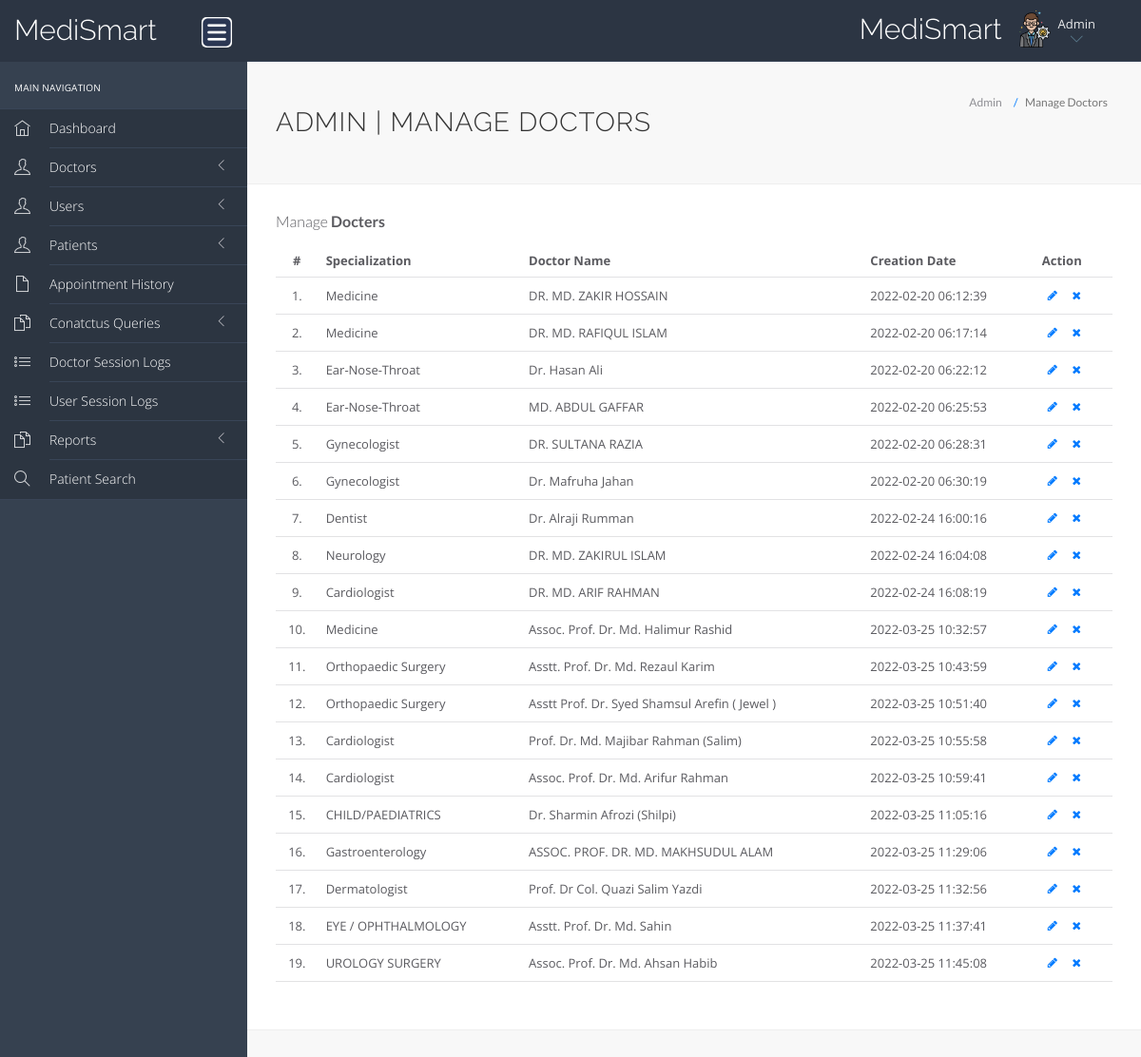
The page /hms/admin/manage-doctors.php (signed in) on the database its author committed.
### tables this page shows
CREATE TABLE `doctors` (
  `id` int(11) NOT NULL,
  `specilization` varchar(255) DEFAULT NULL,
  `doctorName` varchar(255) DEFAULT NULL,
  `profile_pic` varchar(255) NOT NULL,
  `docgender` varchar(10) NOT NULL,
  `docdegree` varchar(255) NOT NULL,
  `address` longtext DEFAULT NULL,
  `docFees` varchar(255) DEFAULT NULL,
  `practicedays` varchar(30) NOT NULL,
  `practicetime` varchar(30) NOT NULL,
  `contactno` varchar(13) DEFAULT NULL,
  `docEmail` varchar(255) DEFAULT NULL,
  `password` varchar(255) DEFAULT NULL,
  `creationDate` timestamp NULL DEFAULT current_timestamp(),
  `updationDate` timestamp NULL DEFAULT NULL ON UPDATE current_timestamp()
);

### hms/admin/manage-doctors.php (the view, shortened to what this page needs)
<?php
include('include/config.php');
?>
<!DOCTYPE html>
<html lang="en">
	<head>
		<link rel="stylesheet" href="vendor/bootstrap/css/bootstrap.min.css">
		<link rel="stylesheet" href="vendor/fontawesome/css/font-awesome.min.css">
		<link rel="stylesheet" href="vendor/themify-icons/themify-icons.min.css">
		<link href="vendor/animate.css/animate.min.css" rel="stylesheet" media="screen">
		<link href="vendor/perfect-scrollbar/perfect-scrollbar.min.css" rel="stylesheet" media="screen">
		<link href="vendor/switchery/switchery.min.css" rel="stylesheet" media="screen">
		<link href="vendor/bootstrap-touchspin/jquery.bootstrap-touchspin.min.css" rel="stylesheet" media="screen">
		<link href="vendor/select2/select2.min.css" rel="stylesheet" media="screen">
		<link href="vendor/bootstrap-datepicker/bootstrap-datepicker3.standalone.min.css" rel="stylesheet" media="screen">
		<link href="vendor/bootstrap-timepicker/bootstrap-timepicker.min.css" rel="stylesheet" media="screen">
		<link rel="stylesheet" href="assets/css/styles.css">
		<link rel="stylesheet" href="assets/css/plugins.css">
		<link rel="stylesheet" href="assets/css/themes/theme-5.css" id="skin_color" />
	</head>
	<body>
		<div id="app">
<?php include('include/sidebar.php');?>
			<div class="app-content">
						<?php include('include/header.php');?>
				<div class="main-content" >
					<div class="wrap-content container" id="container">
						<section id="page-title">
							<div class="row">
								<div class="col-sm-8">
									<h1 class="mainTitle">Admin | Manage Doctors</h1>
																	</div>
								<ol class="breadcrumb">
									<li>
										<span>Admin</span>
									</li>
									<li class="active">
										<span>Manage Doctors</span>
									</li>
								</ol>
							</div>
						</section>
						<div class="container-fluid container-fullw bg-white">
									<div class="row">
								<div class="col-md-12">
									<h5 class="over-title margin-bottom-15">Manage <span class="text-bold">Docters</span></h5>
									<table class="table table-hover" id="sample-table-1">
										<thead>
											<tr>
												<th class="center">#</th>
												<th>Specialization</th>
												<th class="hidden-xs">Doctor Name</th>
												<th>Creation Date </th>
												<th>Action</th>
											</tr>
										</thead>
										<tbody>
<?php
$sql=mysqli_query($con,"select * from doctors");
$cnt=1;
while($row=mysqli_fetch_array($sql))
{
?>
											<tr>
												<td class="center"><?php echo $cnt;?>.</td>
												<td class="hidden-xs"><?php echo $row['specilization'];?></td>
												<td><?php echo $row['doctorName'];?></td>
												<td><?php echo $row['creationDate'];?>
												</td>
												<td >
												<div class="visible-md visible-lg hidden-sm hidden-xs">
							<a href="edit-doctor.php?id=<?php echo $row['id'];?>" class="btn btn-transparent btn-xs" tooltip-placement="top" tooltip="Edit"><i class="fa fa-pencil"></i></a>
	<a href="manage-doctors.php?id=<?php echo $row['id']?>&del=delete" onClick="return confirm('Are you sure you want to delete?')"class="btn btn-transparent btn-xs tooltips" tooltip-placement="top" tooltip="Remove"><i class="fa fa-times fa fa-white"></i></a>
												</div>
												</td>
											</tr>
											<?php
$cnt=$cnt+1;
											 }?>
										</tbody>
									</table>
								</div>
							</div>
								</div>
							</div>
						</div>
					</div>
				</div>
	</body>
</html>

### hms/admin/assets/css/themes/theme-5.css (style rules this page uses)
body { background: #f8f8f8; }

### rows shown on the page
doctors: specilization "Medicine", doctorName "DR. MD. ZAKIR HOSSAIN", creationDate "2022-02-20 06:12:39"
doctors: specilization "Medicine", doctorName "DR. MD. RAFIQUL ISLAM", creationDate "2022-02-20 06:17:14"
doctors: specilization "Ear-Nose-Throat", doctorName "Dr. Hasan Ali", creationDate "2022-02-20 06:22:12"
doctors: specilization "Ear-Nose-Throat", doctorName "MD. ABDUL GAFFAR", creationDate "2022-02-20 06:25:53"
doctors: specilization "Gynecologist", doctorName "DR. SULTANA RAZIA", creationDate "2022-02-20 06:28:31"
doctors: specilization "Gynecologist", doctorName "Dr. Mafruha Jahan", creationDate "2022-02-20 06:30:19"
doctors: specilization "Dentist", doctorName "Dr. Alraji Rumman", creationDate "2022-02-24 16:00:16"
doctors: specilization "Neurology", doctorName "DR. MD. ZAKIRUL ISLAM", creationDate "2022-02-24 16:04:08"
doctors: specilization "Cardiologist", doctorName "DR. MD. ARIF RAHMAN", creationDate "2022-02-24 16:08:19"
doctors: specilization "Medicine", doctorName "Assoc. Prof. Dr. Md. Halimur Rashid", creationDate "2022-03-25 10:32:57"
doctors: specilization "Orthopaedic Surgery", doctorName "Asstt. Prof. Dr. Md. Rezaul Karim", creationDate "2022-03-25 10:43:59"
doctors: specilization "Orthopaedic Surgery", doctorName "Asstt Prof. Dr. Syed Shamsul Arefin ( Jewel )", creationDate "2022-03-25 10:51:40"
doctors: specilization "Cardiologist", doctorName "Prof. Dr. Md. Majibar Rahman (Salim)", creationDate "2022-03-25 10:55:58"
doctors: specilization "Cardiologist", doctorName "Assoc. Prof. Dr. Md. Arifur Rahman", creationDate "2022-03-25 10:59:41"
doctors: specilization "CHILD/PAEDIATRICS", doctorName "Dr. Sharmin Afrozi (Shilpi)", creationDate "2022-03-25 11:05:16"
doctors: specilization "Gastroenterology", doctorName "ASSOC. PROF. DR. MD. MAKHSUDUL ALAM", creationDate "2022-03-25 11:29:06"
doctors: specilization "Dermatologist", doctorName "Prof. Dr Col. Quazi Salim Yazdi", creationDate "2022-03-25 11:32:56"
doctors: specilization "EYE / OPHTHALMOLOGY", doctorName "Asstt. Prof. Dr. Md. Sahin", creationDate "2022-03-25 11:37:41"
doctors: specilization "UROLOGY SURGERY", doctorName "Assoc. Prof. Dr. Md. Ahsan Habib", creationDate "2022-03-25 11:45:08"
